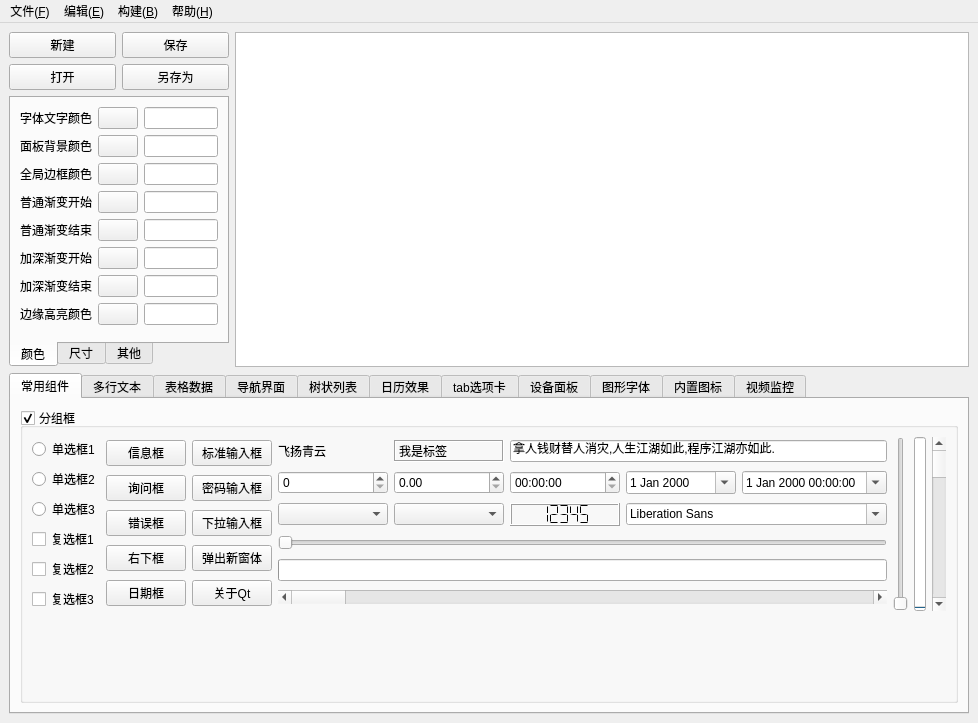
<?xml version="1.0" encoding="UTF-8"?>
<ui version="4.0">
 <class>frmMain</class>
 <widget class="QMainWindow" name="frmMain">
  <property name="geometry">
   <rect>
    <x>0</x>
    <y>0</y>
    <width>978</width>
    <height>723</height>
   </rect>
  </property>
  <property name="windowTitle">
   <string>MainWindow</string>
  </property>
  <widget class="QWidget" name="centralwidget">
   <layout class="QGridLayout" name="gridLayout_6">
    <item row="0" column="0">
     <layout class="QGridLayout" name="gridLayout">
      <item row="0" column="0">
       <widget class="QPushButton" name="btnNew">
        <property name="text">
         <string>新建</string>
        </property>
       </widget>
      </item>
      <item row="0" column="1">
       <widget class="QPushButton" name="btnSave">
        <property name="text">
         <string>保存</string>
        </property>
       </widget>
      </item>
      <item row="1" column="0">
       <widget class="QPushButton" name="btnOpen">
        <property name="text">
         <string>打开</string>
        </property>
       </widget>
      </item>
      <item row="1" column="1">
       <widget class="QPushButton" name="btnSaveOther">
        <property name="text">
         <string>另存为</string>
        </property>
       </widget>
      </item>
     </layout>
    </item>
    <item row="0" column="1" rowspan="2">
     <widget class="QTextEdit" name="txtMain"/>
    </item>
    <item row="1" column="0">
     <widget class="QTabWidget" name="tabConfig">
      <property name="sizePolicy">
       <sizepolicy hsizetype="Expanding" vsizetype="Fixed">
        <horstretch>0</horstretch>
        <verstretch>0</verstretch>
       </sizepolicy>
      </property>
      <property name="maximumSize">
       <size>
        <width>220</width>
        <height>16777215</height>
       </size>
      </property>
      <property name="tabPosition">
       <enum>QTabWidget::South</enum>
      </property>
      <property name="currentIndex">
       <number>0</number>
      </property>
      <widget class="QWidget" name="tabColor">
       <attribute name="title">
        <string>颜色</string>
       </attribute>
       <layout class="QGridLayout" name="gridLayout_3">
        <item row="0" column="0">
         <widget class="QLabel" name="labTextColor">
          <property name="text">
           <string>字体文字颜色</string>
          </property>
         </widget>
        </item>
        <item row="0" column="1">
         <widget class="QPushButton" name="btnTextColor">
          <property name="text">
           <string/>
          </property>
         </widget>
        </item>
        <item row="0" column="2">
         <widget class="QLineEdit" name="txtTextColor"/>
        </item>
        <item row="1" column="0">
         <widget class="QLabel" name="labPanelColor">
          <property name="text">
           <string>面板背景颜色</string>
          </property>
         </widget>
        </item>
        <item row="1" column="1">
         <widget class="QPushButton" name="btnPanelColor">
          <property name="text">
           <string/>
          </property>
         </widget>
        </item>
        <item row="1" column="2">
         <widget class="QLineEdit" name="txtPanelColor"/>
        </item>
        <item row="2" column="0">
         <widget class="QLabel" name="labBorderColor">
          <property name="text">
           <string>全局边框颜色</string>
          </property>
         </widget>
        </item>
        <item row="2" column="1">
         <widget class="QPushButton" name="btnBorderColor">
          <property name="text">
           <string/>
          </property>
         </widget>
        </item>
        <item row="2" column="2">
         <widget class="QLineEdit" name="txtBorderColor"/>
        </item>
        <item row="3" column="0">
         <widget class="QLabel" name="labNormalColorStart">
          <property name="text">
           <string>普通渐变开始</string>
          </property>
         </widget>
        </item>
        <item row="3" column="1">
         <widget class="QPushButton" name="btnNormalColorStart">
          <property name="text">
           <string/>
          </property>
         </widget>
        </item>
        <item row="3" column="2">
         <widget class="QLineEdit" name="txtNormalColorStart"/>
        </item>
        <item row="4" column="0">
         <widget class="QLabel" name="labNormalColorEnd">
          <property name="text">
           <string>普通渐变结束</string>
          </property>
         </widget>
        </item>
        <item row="4" column="1">
         <widget class="QPushButton" name="btnNormalColorEnd">
          <property name="text">
           <string/>
          </property>
         </widget>
        </item>
        <item row="4" column="2">
         <widget class="QLineEdit" name="txtNormalColorEnd"/>
        </item>
        <item row="5" column="0">
         <widget class="QLabel" name="labDarkColorStart">
          <property name="text">
           <string>加深渐变开始</string>
          </property>
         </widget>
        </item>
        <item row="5" column="1">
         <widget class="QPushButton" name="btnDarkColorStart">
          <property name="text">
           <string/>
          </property>
         </widget>
        </item>
        <item row="5" column="2">
         <widget class="QLineEdit" name="txtDarkColorStart"/>
        </item>
        <item row="6" column="0">
         <widget class="QLabel" name="labDarkColorEnd">
          <property name="text">
           <string>加深渐变结束</string>
          </property>
         </widget>
        </item>
        <item row="6" column="1">
         <widget class="QPushButton" name="btnDarkColorEnd">
          <property name="text">
           <string/>
          </property>
         </widget>
        </item>
        <item row="6" column="2">
         <widget class="QLineEdit" name="txtDarkColorEnd"/>
        </item>
        <item row="7" column="0">
         <widget class="QLabel" name="labHighColor">
          <property name="text">
           <string>边缘高亮颜色</string>
          </property>
         </widget>
        </item>
        <item row="7" column="1">
         <widget class="QPushButton" name="btnHighColor">
          <property name="text">
           <string/>
          </property>
         </widget>
        </item>
        <item row="7" column="2">
         <widget class="QLineEdit" name="txtHighColor"/>
        </item>
       </layout>
      </widget>
      <widget class="QWidget" name="tab_11">
       <attribute name="title">
        <string>尺寸</string>
       </attribute>
       <layout class="QGridLayout" name="gridLayout_7">
        <item row="0" column="0">
         <widget class="QLabel" name="labIconWidth">
          <property name="text">
           <string>指示器宽度</string>
          </property>
         </widget>
        </item>
        <item row="0" column="1">
         <widget class="QLineEdit" name="txtIconWidth">
          <property name="text">
           <string>40</string>
          </property>
         </widget>
        </item>
        <item row="1" column="0">
         <widget class="QLabel" name="labIconHeight">
          <property name="text">
           <string>指示器高度</string>
          </property>
         </widget>
        </item>
        <item row="1" column="1">
         <widget class="QLineEdit" name="txtIconHeight">
          <property name="text">
           <string>40</string>
          </property>
         </widget>
        </item>
        <item row="2" column="0">
         <spacer name="verticalSpacer_2">
          <property name="orientation">
           <enum>Qt::Vertical</enum>
          </property>
          <property name="sizeHint" stdset="0">
           <size>
            <width>20</width>
            <height>173</height>
           </size>
          </property>
         </spacer>
        </item>
       </layout>
      </widget>
      <widget class="QWidget" name="tab_10">
       <attribute name="title">
        <string>其他</string>
       </attribute>
      </widget>
     </widget>
    </item>
    <item row="2" column="0" colspan="2">
     <widget class="QTabWidget" name="tabWidget">
      <property name="currentIndex">
       <number>0</number>
      </property>
      <widget class="QWidget" name="tab1">
       <attribute name="title">
        <string>常用组件</string>
       </attribute>
       <layout class="QVBoxLayout" name="verticalLayout">
        <item>
         <widget class="QGroupBox" name="groupBox">
          <property name="styleSheet">
           <string notr="true"/>
          </property>
          <property name="title">
           <string>分组框</string>
          </property>
          <property name="checkable">
           <bool>true</bool>
          </property>
          <layout class="QGridLayout" name="gridLayout_8">
           <item row="0" column="3">
            <widget class="QWidget" name="widgetControl" native="true">
             <property name="sizePolicy">
              <sizepolicy hsizetype="Expanding" vsizetype="Preferred">
               <horstretch>0</horstretch>
               <verstretch>0</verstretch>
              </sizepolicy>
             </property>
             <layout class="QGridLayout" name="gridLayout_2">
              <property name="leftMargin">
               <number>0</number>
              </property>
              <property name="topMargin">
               <number>0</number>
              </property>
              <property name="rightMargin">
               <number>0</number>
              </property>
              <property name="bottomMargin">
               <number>0</number>
              </property>
              <item row="0" column="0">
               <widget class="QLabel" name="lab">
                <property name="text">
                 <string>飞扬青云</string>
                </property>
               </widget>
              </item>
              <item row="0" column="1">
               <widget class="QLabel" name="label">
                <property name="frameShape">
                 <enum>QFrame::Box</enum>
                </property>
                <property name="frameShadow">
                 <enum>QFrame::Sunken</enum>
                </property>
                <property name="text">
                 <string>我是标签</string>
                </property>
               </widget>
              </item>
              <item row="0" column="2" colspan="3">
               <widget class="QLineEdit" name="lineEdit">
                <property name="text">
                 <string>拿人钱财替人消灾,人生江湖如此,程序江湖亦如此.</string>
                </property>
               </widget>
              </item>
              <item row="1" column="0">
               <widget class="QSpinBox" name="spinBox"/>
              </item>
              <item row="1" column="1">
               <widget class="QDoubleSpinBox" name="doubleSpinBox"/>
              </item>
              <item row="1" column="2">
               <widget class="QTimeEdit" name="timeEdit"/>
              </item>
              <item row="1" column="3">
               <widget class="QDateEdit" name="dateEdit">
                <property name="calendarPopup">
                 <bool>true</bool>
                </property>
               </widget>
              </item>
              <item row="1" column="4">
               <widget class="QDateTimeEdit" name="dateTimeEdit">
                <property name="calendarPopup">
                 <bool>true</bool>
                </property>
               </widget>
              </item>
              <item row="3" column="0" colspan="5">
               <widget class="QSlider" name="horizontalSlider">
                <property name="maximum">
                 <number>100</number>
                </property>
                <property name="orientation">
                 <enum>Qt::Horizontal</enum>
                </property>
               </widget>
              </item>
              <item row="4" column="0" colspan="5">
               <widget class="QProgressBar" name="progressBar1">
                <property name="maximumSize">
                 <size>
                  <width>16777215</width>
                  <height>22</height>
                 </size>
                </property>
               </widget>
              </item>
              <item row="5" column="0" colspan="5">
               <widget class="QScrollBar" name="horizontalScrollBar">
                <property name="orientation">
                 <enum>Qt::Horizontal</enum>
                </property>
               </widget>
              </item>
              <item row="2" column="0">
               <widget class="QComboBox" name="cbox1"/>
              </item>
              <item row="2" column="1">
               <widget class="QComboBox" name="cbox2"/>
              </item>
              <item row="2" column="2">
               <widget class="QLCDNumber" name="lcdNumber">
                <property name="digitCount">
                 <number>5</number>
                </property>
                <property name="segmentStyle">
                 <enum>QLCDNumber::Flat</enum>
                </property>
                <property name="value" stdset="0">
                 <double>12345.000000000000000</double>
                </property>
                <property name="intValue" stdset="0">
                 <number>12345</number>
                </property>
               </widget>
              </item>
              <item row="2" column="3" colspan="2">
               <widget class="QFontComboBox" name="fontComboBox">
                <property name="sizePolicy">
                 <sizepolicy hsizetype="Ignored" vsizetype="Fixed">
                  <horstretch>0</horstretch>
                  <verstretch>0</verstretch>
                 </sizepolicy>
                </property>
               </widget>
              </item>
             </layout>
            </widget>
           </item>
           <item row="0" column="4">
            <widget class="QSlider" name="verticalSlider">
             <property name="orientation">
              <enum>Qt::Vertical</enum>
             </property>
            </widget>
           </item>
           <item row="0" column="2">
            <layout class="QVBoxLayout" name="verticalLayout_10">
             <item>
              <widget class="QPushButton" name="btnInput1">
               <property name="minimumSize">
                <size>
                 <width>80</width>
                 <height>0</height>
                </size>
               </property>
               <property name="text">
                <string>标准输入框</string>
               </property>
              </widget>
             </item>
             <item>
              <widget class="QPushButton" name="btnInput2">
               <property name="text">
                <string>密码输入框</string>
               </property>
              </widget>
             </item>
             <item>
              <widget class="QPushButton" name="btnInput3">
               <property name="text">
                <string>下拉输入框</string>
               </property>
              </widget>
             </item>
             <item>
              <widget class="QPushButton" name="btnWidget">
               <property name="text">
                <string>弹出新窗体</string>
               </property>
              </widget>
             </item>
             <item>
              <widget class="QPushButton" name="btnAbout">
               <property name="text">
                <string>关于Qt</string>
               </property>
              </widget>
             </item>
            </layout>
           </item>
           <item row="0" column="5">
            <widget class="QProgressBar" name="progressBar2">
             <property name="maximumSize">
              <size>
               <width>12</width>
               <height>16777215</height>
              </size>
             </property>
             <property name="value">
              <number>0</number>
             </property>
             <property name="textVisible">
              <bool>false</bool>
             </property>
             <property name="orientation">
              <enum>Qt::Vertical</enum>
             </property>
            </widget>
           </item>
           <item row="0" column="6">
            <widget class="QScrollBar" name="verticalScrollBar">
             <property name="orientation">
              <enum>Qt::Vertical</enum>
             </property>
            </widget>
           </item>
           <item row="0" column="1">
            <layout class="QVBoxLayout" name="verticalLayout_9">
             <item>
              <widget class="QPushButton" name="btnInfo">
               <property name="minimumSize">
                <size>
                 <width>80</width>
                 <height>0</height>
                </size>
               </property>
               <property name="text">
                <string>信息框</string>
               </property>
              </widget>
             </item>
             <item>
              <widget class="QPushButton" name="btnQuestion">
               <property name="text">
                <string>询问框</string>
               </property>
              </widget>
             </item>
             <item>
              <widget class="QPushButton" name="btnError">
               <property name="text">
                <string>错误框</string>
               </property>
              </widget>
             </item>
             <item>
              <widget class="QPushButton" name="btnTip">
               <property name="text">
                <string>右下框</string>
               </property>
              </widget>
             </item>
             <item>
              <widget class="QPushButton" name="btnDate">
               <property name="text">
                <string>日期框</string>
               </property>
              </widget>
             </item>
            </layout>
           </item>
           <item row="0" column="0">
            <layout class="QVBoxLayout" name="verticalLayout_8">
             <item>
              <widget class="QRadioButton" name="rbtn1">
               <property name="text">
                <string>单选框1</string>
               </property>
              </widget>
             </item>
             <item>
              <widget class="QRadioButton" name="rbtn2">
               <property name="text">
                <string>单选框2</string>
               </property>
              </widget>
             </item>
             <item>
              <widget class="QRadioButton" name="rbtn3">
               <property name="text">
                <string>单选框3</string>
               </property>
              </widget>
             </item>
             <item>
              <widget class="QCheckBox" name="ck1">
               <property name="text">
                <string>复选框1</string>
               </property>
              </widget>
             </item>
             <item>
              <widget class="QCheckBox" name="ck2">
               <property name="text">
                <string>复选框2</string>
               </property>
               <property name="checked">
                <bool>false</bool>
               </property>
              </widget>
             </item>
             <item>
              <widget class="QCheckBox" name="ck3">
               <property name="text">
                <string>复选框3</string>
               </property>
              </widget>
             </item>
            </layout>
           </item>
           <item row="1" column="0">
            <spacer name="verticalSpacer_3">
             <property name="orientation">
              <enum>Qt::Vertical</enum>
             </property>
             <property name="sizeHint" stdset="0">
              <size>
               <width>20</width>
               <height>40</height>
              </size>
             </property>
            </spacer>
           </item>
          </layout>
         </widget>
        </item>
       </layout>
      </widget>
      <widget class="QWidget" name="tab_12">
       <attribute name="title">
        <string>多行文本</string>
       </attribute>
       <layout class="QHBoxLayout" name="horizontalLayout_8">
        <item>
         <widget class="QTextEdit" name="textEdit"/>
        </item>
        <item>
         <widget class="QPlainTextEdit" name="plainTextEdit">
          <property name="plainText">
           <string/>
          </property>
         </widget>
        </item>
        <item>
         <widget class="QTextBrowser" name="textBrowser"/>
        </item>
       </layout>
      </widget>
      <widget class="QWidget" name="tab2">
       <attribute name="title">
        <string>表格数据</string>
       </attribute>
       <layout class="QHBoxLayout" name="horizontalLayout">
        <item>
         <widget class="QTableWidget" name="tableWidget"/>
        </item>
       </layout>
      </widget>
      <widget class="QWidget" name="tab3">
       <attribute name="title">
        <string>导航界面</string>
       </attribute>
       <layout class="QHBoxLayout" name="horizontalLayout_7">
        <item>
         <widget class="QWidget" name="widgetLeft" native="true">
          <property name="minimumSize">
           <size>
            <width>80</width>
            <height>0</height>
           </size>
          </property>
          <layout class="QVBoxLayout" name="verticalLayout_2">
           <property name="spacing">
            <number>0</number>
           </property>
           <property name="leftMargin">
            <number>0</number>
           </property>
           <property name="topMargin">
            <number>0</number>
           </property>
           <property name="rightMargin">
            <number>0</number>
           </property>
           <property name="bottomMargin">
            <number>0</number>
           </property>
           <item>
            <widget class="QPushButton" name="btn1">
             <property name="text">
              <string>菜单1</string>
             </property>
             <property name="checked">
              <bool>false</bool>
             </property>
            </widget>
           </item>
           <item>
            <widget class="QPushButton" name="btn2">
             <property name="text">
              <string>菜单2</string>
             </property>
            </widget>
           </item>
           <item>
            <widget class="QPushButton" name="btn3">
             <property name="text">
              <string>菜单3</string>
             </property>
            </widget>
           </item>
           <item>
            <spacer name="verticalSpacer">
             <property name="orientation">
              <enum>Qt::Vertical</enum>
             </property>
             <property name="sizeHint" stdset="0">
              <size>
               <width>20</width>
               <height>222</height>
              </size>
             </property>
            </spacer>
           </item>
          </layout>
         </widget>
        </item>
        <item>
         <widget class="QStackedWidget" name="stackedWidget">
          <property name="currentIndex">
           <number>0</number>
          </property>
          <widget class="QWidget" name="page1">
           <layout class="QVBoxLayout" name="verticalLayout_4">
            <item>
             <widget class="QWidget" name="widgetTop" native="true">
              <layout class="QHBoxLayout" name="horizontalLayout_2">
               <property name="spacing">
                <number>0</number>
               </property>
               <property name="leftMargin">
                <number>0</number>
               </property>
               <property name="topMargin">
                <number>0</number>
               </property>
               <property name="rightMargin">
                <number>0</number>
               </property>
               <property name="bottomMargin">
                <number>0</number>
               </property>
               <item>
                <widget class="QToolButton" name="tbtn1">
                 <property name="sizePolicy">
                  <sizepolicy hsizetype="Expanding" vsizetype="Expanding">
                   <horstretch>0</horstretch>
                   <verstretch>0</verstretch>
                  </sizepolicy>
                 </property>
                 <property name="text">
                  <string>主界面</string>
                 </property>
                </widget>
               </item>
               <item>
                <widget class="QToolButton" name="tbtn2">
                 <property name="sizePolicy">
                  <sizepolicy hsizetype="Expanding" vsizetype="Expanding">
                   <horstretch>0</horstretch>
                   <verstretch>0</verstretch>
                  </sizepolicy>
                 </property>
                 <property name="text">
                  <string>警情查询</string>
                 </property>
                </widget>
               </item>
               <item>
                <widget class="QToolButton" name="tbtn3">
                 <property name="sizePolicy">
                  <sizepolicy hsizetype="Expanding" vsizetype="Expanding">
                   <horstretch>0</horstretch>
                   <verstretch>0</verstretch>
                  </sizepolicy>
                 </property>
                 <property name="text">
                  <string>系统设置</string>
                 </property>
                </widget>
               </item>
              </layout>
             </widget>
            </item>
            <item>
             <widget class="QWidget" name="widget" native="true">
              <property name="sizePolicy">
               <sizepolicy hsizetype="Preferred" vsizetype="Expanding">
                <horstretch>0</horstretch>
                <verstretch>0</verstretch>
               </sizepolicy>
              </property>
             </widget>
            </item>
            <item>
             <widget class="QWidget" name="widgetBottom" native="true">
              <property name="maximumSize">
               <size>
                <width>16777215</width>
                <height>30</height>
               </size>
              </property>
              <layout class="QHBoxLayout" name="horizontalLayout_3">
               <item>
                <widget class="QLabel" name="lab1">
                 <property name="text">
                  <string>欢迎使用软件</string>
                 </property>
                </widget>
               </item>
               <item>
                <widget class="Line" name="line1">
                 <property name="maximumSize">
                  <size>
                   <width>1</width>
                   <height>16777215</height>
                  </size>
                 </property>
                 <property name="orientation">
                  <enum>Qt::Vertical</enum>
                 </property>
                </widget>
               </item>
               <item>
                <widget class="QLabel" name="lab2">
                 <property name="text">
                  <string>当前用户【admin】</string>
                 </property>
                </widget>
               </item>
               <item>
                <widget class="Line" name="line2">
                 <property name="maximumSize">
                  <size>
                   <width>1</width>
                   <height>16777215</height>
                  </size>
                 </property>
                 <property name="orientation">
                  <enum>Qt::Vertical</enum>
                 </property>
                </widget>
               </item>
               <item>
                <widget class="QLabel" name="lab3">
                 <property name="text">
                  <string>已运行: 0天0时0分0秒</string>
                 </property>
                </widget>
               </item>
               <item>
                <widget class="Line" name="line3">
                 <property name="maximumSize">
                  <size>
                   <width>1</width>
                   <height>16777215</height>
                  </size>
                 </property>
                 <property name="orientation">
                  <enum>Qt::Vertical</enum>
                 </property>
                </widget>
               </item>
               <item>
                <widget class="QLabel" name="lab4">
                 <property name="sizePolicy">
                  <sizepolicy hsizetype="Expanding" vsizetype="Preferred">
                   <horstretch>0</horstretch>
                   <verstretch>0</verstretch>
                  </sizepolicy>
                 </property>
                 <property name="text">
                  <string>当前时间: 2017年12月1日 12:00:00</string>
                 </property>
                </widget>
               </item>
              </layout>
             </widget>
            </item>
           </layout>
          </widget>
          <widget class="QWidget" name="page2"/>
          <widget class="QWidget" name="page3"/>
         </widget>
        </item>
       </layout>
      </widget>
      <widget class="QWidget" name="tab4">
       <attribute name="title">
        <string>树状列表</string>
       </attribute>
       <layout class="QHBoxLayout" name="horizontalLayout_4">
        <item>
         <widget class="QTreeWidget" name="treeWidget">
          <column>
           <property name="text">
            <string notr="true">1</string>
           </property>
          </column>
         </widget>
        </item>
        <item>
         <widget class="QListWidget" name="listWidget"/>
        </item>
       </layout>
      </widget>
      <widget class="QWidget" name="tab5">
       <attribute name="title">
        <string>日历效果</string>
       </attribute>
       <layout class="QHBoxLayout" name="horizontalLayout_5">
        <item>
         <widget class="QCalendarWidget" name="calendarWidget1"/>
        </item>
        <item>
         <widget class="QCalendarWidget" name="calendarWidget2">
          <property name="gridVisible">
           <bool>true</bool>
          </property>
         </widget>
        </item>
       </layout>
      </widget>
      <widget class="QWidget" name="tab6">
       <attribute name="title">
        <string>tab选项卡</string>
       </attribute>
       <layout class="QHBoxLayout" name="horizontalLayout_6">
        <item>
         <widget class="QTabWidget" name="tabWidget_2">
          <property name="tabPosition">
           <enum>QTabWidget::West</enum>
          </property>
          <property name="currentIndex">
           <number>2</number>
          </property>
          <widget class="QWidget" name="tab">
           <attribute name="title">
            <string>效果预览</string>
           </attribute>
          </widget>
          <widget class="QWidget" name="tab_7">
           <attribute name="title">
            <string>效果预览</string>
           </attribute>
          </widget>
          <widget class="QWidget" name="tab_2">
           <attribute name="title">
            <string>效果预览</string>
           </attribute>
          </widget>
         </widget>
        </item>
        <item>
         <widget class="QTabWidget" name="tabWidget_3">
          <property name="tabPosition">
           <enum>QTabWidget::South</enum>
          </property>
          <property name="currentIndex">
           <number>0</number>
          </property>
          <widget class="QWidget" name="tab_3">
           <attribute name="title">
            <string>效果预览</string>
           </attribute>
          </widget>
          <widget class="QWidget" name="tab_8">
           <attribute name="title">
            <string>效果预览</string>
           </attribute>
          </widget>
          <widget class="QWidget" name="tab_4">
           <attribute name="title">
            <string>效果预览</string>
           </attribute>
          </widget>
         </widget>
        </item>
        <item>
         <widget class="QTabWidget" name="tabWidget_4">
          <property name="tabPosition">
           <enum>QTabWidget::East</enum>
          </property>
          <property name="currentIndex">
           <number>2</number>
          </property>
          <widget class="QWidget" name="tab_5">
           <attribute name="title">
            <string>效果预览</string>
           </attribute>
          </widget>
          <widget class="QWidget" name="tab_9">
           <attribute name="title">
            <string>效果预览</string>
           </attribute>
          </widget>
          <widget class="QWidget" name="tab_6">
           <attribute name="title">
            <string>效果预览</string>
           </attribute>
          </widget>
         </widget>
        </item>
       </layout>
      </widget>
      <widget class="QWidget" name="tab7">
       <attribute name="title">
        <string>设备面板</string>
       </attribute>
       <layout class="QVBoxLayout" name="verticalLayout_3">
        <property name="leftMargin">
         <number>3</number>
        </property>
        <property name="topMargin">
         <number>3</number>
        </property>
        <property name="rightMargin">
         <number>3</number>
        </property>
        <property name="bottomMargin">
         <number>3</number>
        </property>
        <item>
         <widget class="QWidget" name="widgetPanel" native="true"/>
        </item>
       </layout>
      </widget>
      <widget class="QWidget" name="tab8">
       <attribute name="title">
        <string>图形字体</string>
       </attribute>
       <layout class="QVBoxLayout" name="verticalLayout_5">
        <property name="leftMargin">
         <number>3</number>
        </property>
        <property name="topMargin">
         <number>3</number>
        </property>
        <property name="rightMargin">
         <number>3</number>
        </property>
        <property name="bottomMargin">
         <number>3</number>
        </property>
        <item>
         <widget class="QWidget" name="widgetFontPanel" native="true"/>
        </item>
       </layout>
      </widget>
      <widget class="QWidget" name="tab9">
       <attribute name="title">
        <string>内置图标</string>
       </attribute>
       <layout class="QVBoxLayout" name="verticalLayout_6">
        <property name="leftMargin">
         <number>3</number>
        </property>
        <property name="topMargin">
         <number>3</number>
        </property>
        <property name="rightMargin">
         <number>3</number>
        </property>
        <property name="bottomMargin">
         <number>3</number>
        </property>
        <item>
         <widget class="QWidget" name="widgetIcon" native="true">
          <layout class="QGridLayout" name="gridLayout_4">
           <property name="leftMargin">
            <number>3</number>
           </property>
           <property name="topMargin">
            <number>3</number>
           </property>
           <property name="rightMargin">
            <number>3</number>
           </property>
           <property name="bottomMargin">
            <number>3</number>
           </property>
           <property name="spacing">
            <number>3</number>
           </property>
          </layout>
         </widget>
        </item>
       </layout>
      </widget>
      <widget class="QWidget" name="tab10">
       <attribute name="title">
        <string>视频监控</string>
       </attribute>
       <layout class="QVBoxLayout" name="verticalLayout_7">
        <item>
         <widget class="QWidget" name="widgetVideo" native="true">
          <layout class="QGridLayout" name="gridLayout_5">
           <property name="leftMargin">
            <number>0</number>
           </property>
           <property name="topMargin">
            <number>0</number>
           </property>
           <property name="rightMargin">
            <number>0</number>
           </property>
           <property name="bottomMargin">
            <number>0</number>
           </property>
           <item row="0" column="0">
            <widget class="QLabel" name="labCh1">
             <property name="text">
              <string>通道1</string>
             </property>
             <property name="alignment">
              <set>Qt::AlignCenter</set>
             </property>
            </widget>
           </item>
           <item row="0" column="1">
            <widget class="QLabel" name="labCh2">
             <property name="text">
              <string>通道2</string>
             </property>
             <property name="alignment">
              <set>Qt::AlignCenter</set>
             </property>
            </widget>
           </item>
           <item row="0" column="2">
            <widget class="QLabel" name="labCh3">
             <property name="text">
              <string>通道3</string>
             </property>
             <property name="alignment">
              <set>Qt::AlignCenter</set>
             </property>
            </widget>
           </item>
           <item row="0" column="3">
            <widget class="QLabel" name="labCh4">
             <property name="text">
              <string>通道4</string>
             </property>
             <property name="alignment">
              <set>Qt::AlignCenter</set>
             </property>
            </widget>
           </item>
           <item row="0" column="4">
            <widget class="QLabel" name="labCh5">
             <property name="text">
              <string>通道5</string>
             </property>
             <property name="alignment">
              <set>Qt::AlignCenter</set>
             </property>
            </widget>
           </item>
           <item row="1" column="0">
            <widget class="QLabel" name="labCh6">
             <property name="text">
              <string>通道6</string>
             </property>
             <property name="alignment">
              <set>Qt::AlignCenter</set>
             </property>
            </widget>
           </item>
           <item row="1" column="1">
            <widget class="QLabel" name="labCh7">
             <property name="text">
              <string>通道7</string>
             </property>
             <property name="alignment">
              <set>Qt::AlignCenter</set>
             </property>
            </widget>
           </item>
           <item row="1" column="2">
            <widget class="QLabel" name="labCh8">
             <property name="text">
              <string>通道8</string>
             </property>
             <property name="alignment">
              <set>Qt::AlignCenter</set>
             </property>
            </widget>
           </item>
           <item row="1" column="3">
            <widget class="QLabel" name="labCh9">
             <property name="text">
              <string>通道9</string>
             </property>
             <property name="alignment">
              <set>Qt::AlignCenter</set>
             </property>
            </widget>
           </item>
           <item row="1" column="4">
            <widget class="QLabel" name="labCh10">
             <property name="text">
              <string>通道10</string>
             </property>
             <property name="alignment">
              <set>Qt::AlignCenter</set>
             </property>
            </widget>
           </item>
          </layout>
         </widget>
        </item>
       </layout>
      </widget>
     </widget>
    </item>
   </layout>
  </widget>
  <widget class="QMenuBar" name="menubar">
   <property name="geometry">
    <rect>
     <x>0</x>
     <y>0</y>
     <width>978</width>
     <height>26</height>
    </rect>
   </property>
   <widget class="QMenu" name="menu_F">
    <property name="title">
     <string>文件(&amp;F)</string>
    </property>
    <addaction name="action"/>
    <addaction name="action_O"/>
    <addaction name="separator"/>
    <addaction name="action_S"/>
    <addaction name="action_C"/>
   </widget>
   <widget class="QMenu" name="menu_E">
    <property name="title">
     <string>编辑(&amp;E)</string>
    </property>
    <addaction name="action_X"/>
    <addaction name="action_C_2"/>
    <addaction name="action_V"/>
   </widget>
   <widget class="QMenu" name="menu_B">
    <property name="title">
     <string>构建(&amp;B)</string>
    </property>
    <addaction name="actionGouj"/>
   </widget>
   <widget class="QMenu" name="menu_H">
    <property name="title">
     <string>帮助(&amp;H)</string>
    </property>
    <addaction name="action_T"/>
    <addaction name="action_A"/>
   </widget>
   <addaction name="menu_F"/>
   <addaction name="menu_E"/>
   <addaction name="menu_B"/>
   <addaction name="menu_H"/>
  </widget>
  <action name="action">
   <property name="text">
    <string>新建文件(&amp;N)</string>
   </property>
  </action>
  <action name="action_O">
   <property name="text">
    <string>打开文件(&amp;O)</string>
   </property>
  </action>
  <action name="action_S">
   <property name="text">
    <string>保存文件(&amp;S) </string>
   </property>
  </action>
  <action name="action_C">
   <property name="text">
    <string>关闭退出(&amp;C)</string>
   </property>
  </action>
  <action name="action_X">
   <property name="text">
    <string>剪切(&amp;X) </string>
   </property>
  </action>
  <action name="action_C_2">
   <property name="text">
    <string>复制(&amp;C)</string>
   </property>
  </action>
  <action name="action_V">
   <property name="text">
    <string>粘贴(&amp;V)</string>
   </property>
  </action>
  <action name="actionGouj">
   <property name="text">
    <string>构建项目(&amp;B)</string>
   </property>
  </action>
  <action name="action_T">
   <property name="text">
    <string>帮助文档(&amp;T)</string>
   </property>
  </action>
  <action name="action_A">
   <property name="text">
    <string>关于(&amp;A)</string>
   </property>
  </action>
 </widget>
 <resources/>
 <connections>
  <connection>
   <sender>horizontalSlider</sender>
   <signal>valueChanged(int)</signal>
   <receiver>progressBar1</receiver>
   <slot>setValue(int)</slot>
   <hints>
    <hint type="sourcelabel">
     <x>422</x>
     <y>600</y>
    </hint>
    <hint type="destinationlabel">
     <x>423</x>
     <y>627</y>
    </hint>
   </hints>
  </connection>
  <connection>
   <sender>verticalSlider</sender>
   <signal>valueChanged(int)</signal>
   <receiver>progressBar2</receiver>
   <slot>setValue(int)</slot>
   <hints>
    <hint type="sourcelabel">
     <x>885</x>
     <y>589</y>
    </hint>
    <hint type="destinationlabel">
     <x>902</x>
     <y>589</y>
    </hint>
   </hints>
  </connection>
 </connections>
</ui>
